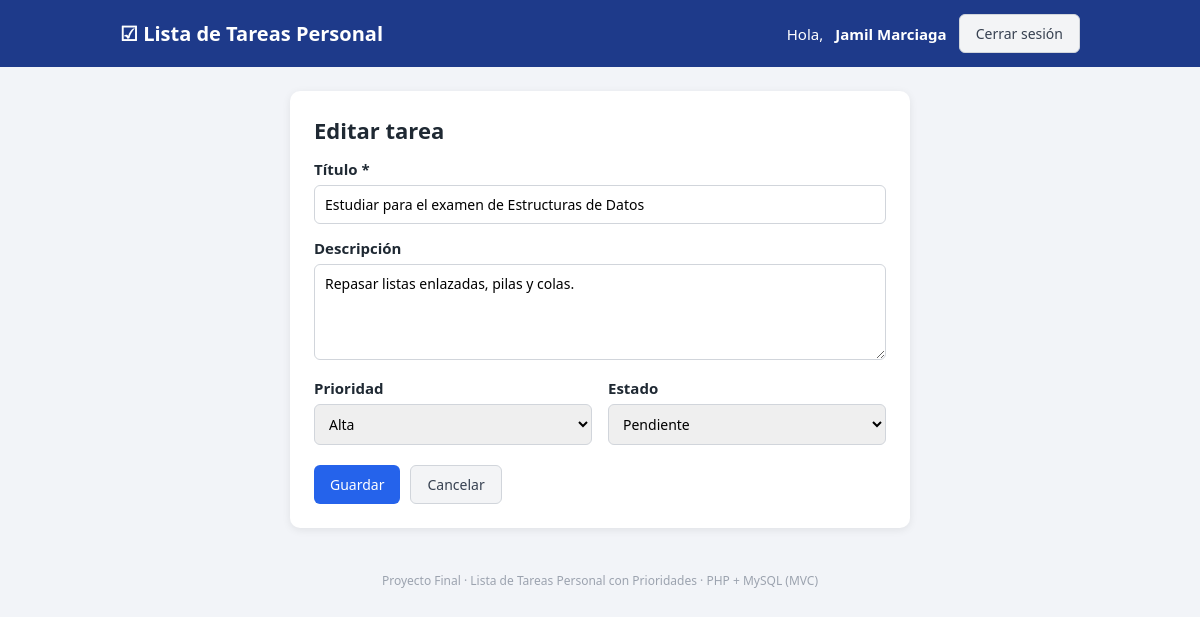
/index.php?accion=editar&id=2 (signed in), run on the app's committed database.
### tables this page shows
CREATE TABLE tareas (
  id                  INT AUTO_INCREMENT PRIMARY KEY,
  usuario_id          INT NOT NULL,
  titulo              VARCHAR(100) NOT NULL,
  descripcion         TEXT,
  prioridad           ENUM('Alta','Media','Baja') NOT NULL DEFAULT 'Media',
  estado              ENUM('Pendiente','En progreso','Completada') NOT NULL DEFAULT 'Pendiente',
  fecha_creacion      DATETIME NOT NULL,
  fecha_actualizacion DATETIME NOT NULL,
  CONSTRAINT fk_tareas_usuario FOREIGN KEY (usuario_id)
    REFERENCES usuarios(id) ON DELETE CASCADE
);

### controllers/TareaController.php (called while the page is built, shortened)
<?php
class TareaController
{
    private Tarea $modelo;
    private int $usuarioId;
    public function __construct()
    {
        $this->modelo    = new Tarea();
        $this->usuarioId = (int) $_SESSION['usuario_id'];
    }
    public function editar(): void
    {
        $id    = (int) ($_GET['id'] ?? 0);
        $tarea = $this->modelo->obtener($id, $this->usuarioId);
        $titulo = 'Editar tarea';
        require __DIR__ . '/../views/tareas/form.php';
    }
}

### index.php (called while the page is built, shortened)
<?php
require_once __DIR__ . '/config/Database.php';
require_once __DIR__ . '/models/Tarea.php';
require_once __DIR__ . '/controllers/AuthController.php';
require_once __DIR__ . '/controllers/TareaController.php';
function e(?string $texto): string
{
    return htmlspecialchars($texto ?? '', ENT_QUOTES, 'UTF-8');
}
$accion = $_GET['accion'] ?? 'index';
$controlador = new TareaController();
$controlador->$accion();

### config/Database.php (called while the page is built, shortened)
<?php
class Database
{
    private static ?PDO $conexion = null;
    public static function conectar(): PDO
    {
        if (self::$conexion === null) {
            $dsn = 'mysql:host=' . DB_HOST . ';dbname=' . DB_NAME . ';charset=' . DB_CHARSET;
            try {
                self::$conexion = new PDO($dsn, DB_USER, DB_PASS, [
                    PDO::ATTR_ERRMODE            => PDO::ERRMODE_EXCEPTION,
                    PDO::ATTR_DEFAULT_FETCH_MODE => PDO::FETCH_ASSOC,
                    PDO::ATTR_EMULATE_PREPARES   => false,
                ]);
            } catch (PDOException $e) {
                die('Error de conexión a la base de datos: ' . $e->getMessage());
            }
        }
        return self::$conexion;
    }
}

### models/Tarea.php (called while the page is built, shortened)
<?php
class Tarea
{
    private PDO $db;
    public function __construct()
    {
        $this->db = Database::conectar();
    }
    public function obtener(int $id, int $usuarioId): ?array
    {
        $stmt = $this->db->prepare('SELECT * FROM tareas WHERE id = :id AND usuario_id = :usuario_id');
        $stmt->execute([':id' => $id, ':usuario_id' => $usuarioId]);
        $tarea = $stmt->fetch();
        return $tarea ?: null;
    }
}

### views/tareas/form.php (the view, shortened to what this page needs)
<?php require __DIR__ . '/../layout/header.php'; ?>
<section class="tarjeta formulario-tarea">
    <h1><?= e($titulo) ?></h1>
    <form method="post" class="formulario">
        <label for="titulo">Título *</label>
        <input type="text" id="titulo" name="titulo" maxlength="100" required value="<?= e($tarea['titulo']) ?>">
        <label for="descripcion">Descripción</label>
        <textarea id="descripcion" name="descripcion" rows="4"><?= e($tarea['descripcion']) ?></textarea>
        <div class="fila-doble">
            <div>
                <label for="prioridad">Prioridad</label>
                <select id="prioridad" name="prioridad">
                    <?php foreach (PRIORIDADES as $p): ?>
                        <option value="<?= e($p) ?>" <?= $tarea['prioridad'] === $p ? 'selected' : '' ?>><?= e($p) ?></option>
                    <?php endforeach; ?>
                </select>
            </div>
            <div>
                <label for="estado">Estado</label>
                <select id="estado" name="estado">
                    <?php foreach (ESTADOS as $s): ?>
                        <option value="<?= e($s) ?>" <?= $tarea['estado'] === $s ? 'selected' : '' ?>><?= e($s) ?></option>
                    <?php endforeach; ?>
                </select>
            </div>
        </div>
        <div class="botones">
            <button type="submit" class="btn btn-primario">Guardar</button>
            <a href="index.php" class="btn btn-claro">Cancelar</a>
        </div>
    </form>
</section>
<?php require __DIR__ . '/../layout/footer.php'; ?>

### public/css/estilos.css (style rules this page uses)
* { box-sizing: border-box; }
body { margin: 0; font-family: "Segoe UI", Arial, sans-serif; background: #f2f4f8; color: #1f2933; font-size: 15px; }
.tarjeta { background: #fff; border-radius: 10px; padding: 24px; box-shadow: 0 2px 8px rgba(0,0,0,.08); margin-bottom: 24px; }
.tarjeta h1 { margin: 0 0 12px; font-size: 22px; }
.btn { display: inline-block; border: none; border-radius: 6px; padding: 9px 16px; cursor: pointer; text-decoration: none; font-size: 14px; font-family: inherit; }
.btn-primario { background: #2563eb; color: #fff; }
.btn-claro { background: #f3f4f6; color: #374151; border: 1px solid #d1d5db; }
.formulario label { display: block; font-weight: 600; margin: 14px 0 6px; }
input[type=text], input[type=password], textarea, select { width: 100%; padding: 9px 10px; border: 1px solid #d1d5db; border-radius: 6px; font-size: 14px; font-family: inherit; }
.fila-doble { display: grid; grid-template-columns: 1fr 1fr; gap: 16px; }
.botones { margin-top: 20px; display: flex; gap: 10px; }
.formulario-tarea { max-width: 620px; margin: 0 auto 24px; }

### data on the page
tareas: titulo "Estudiar para el examen de Estructuras de Datos", descripcion "Repasar listas enlazadas, pilas y colas."

### other printed values
APP_NOMBRE "Lista de Tareas Personal"
$_SESSION['nombre'] "Jamil Marciaga"
$titulo "Editar tarea"
form field prioridad "Alta"
form field estado "Pendiente"
